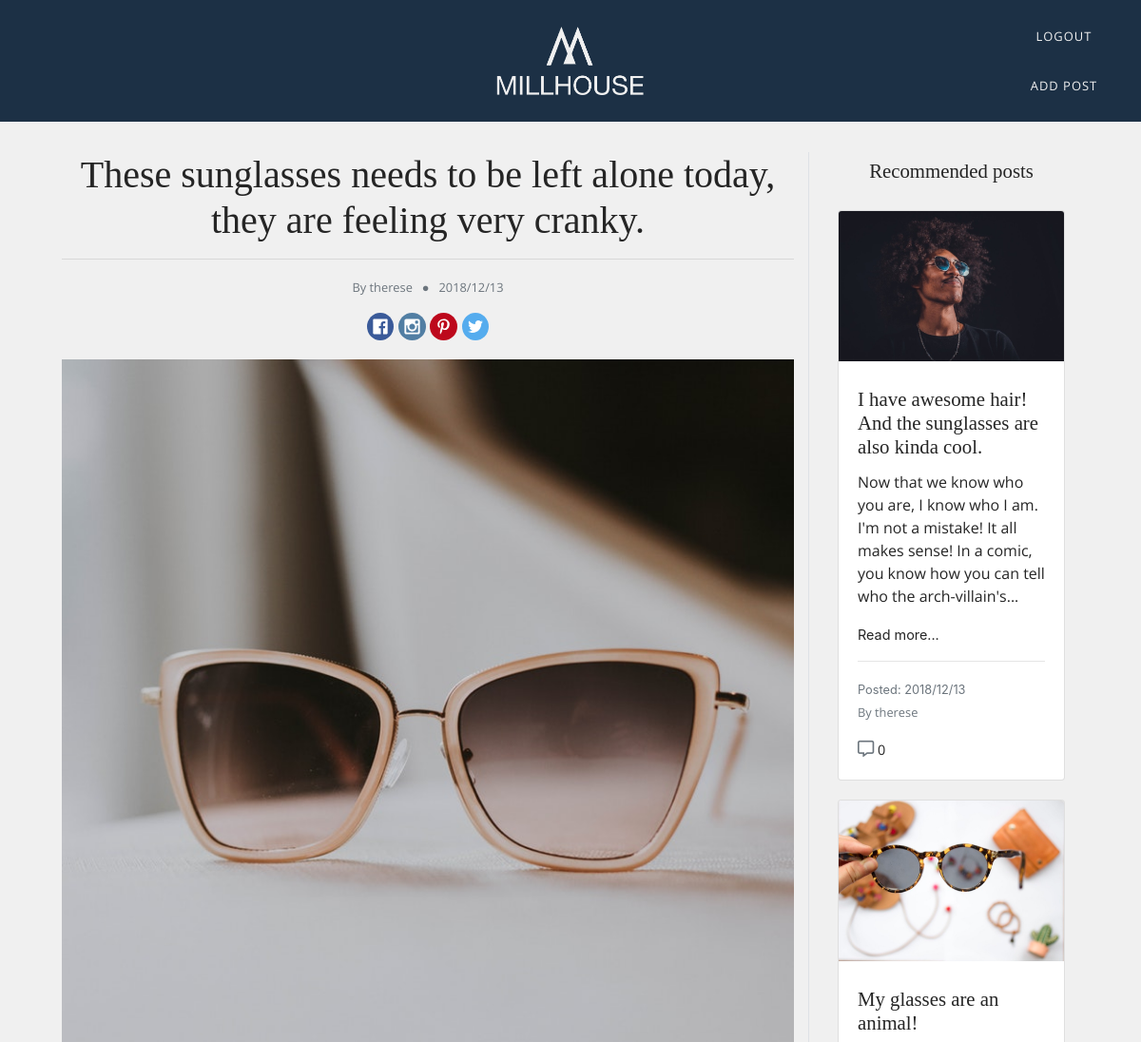
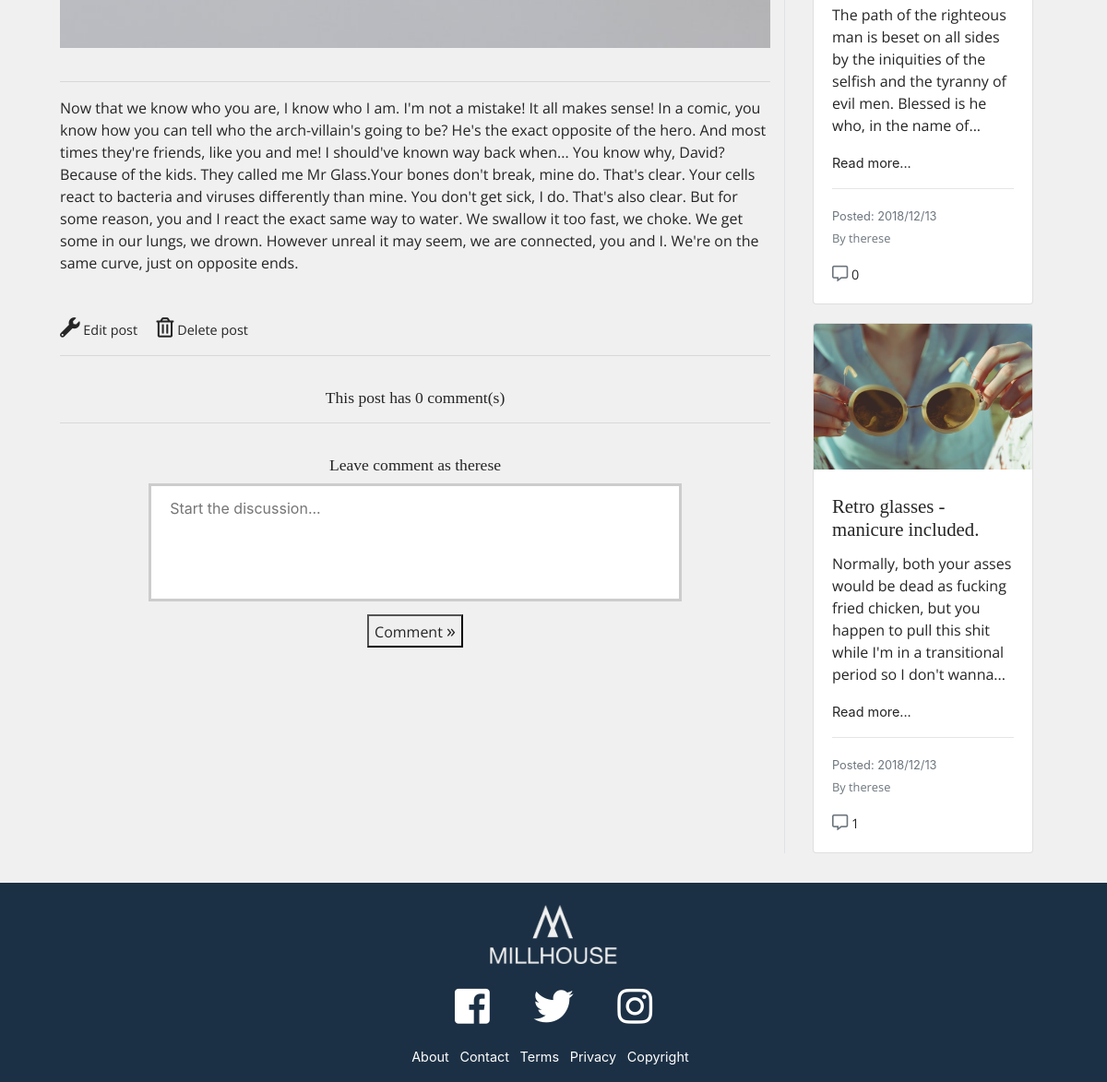
/views/single_post.php?post_id=51 (signed in), run on the app's committed database (2 pictures, top to bottom).
### tables this page shows
CREATE TABLE `posts` (
  `id` int(11) NOT NULL,
  `title` varchar(200) NOT NULL,
  `description` longtext NOT NULL,
  `created_by` varchar(100) NOT NULL,
  `image` varchar(200) NOT NULL,
  `category_id` int(11) NOT NULL,
  `post_date` varchar(100) NOT NULL
);

### classes/call.php (called while the page is built, shortened)
<?php
include 'db_con.php';
include 'Posts.php';
include 'Comments.php';
include 'Validation.php';
$posts = new Posts($pdo);
$comments = new Comments($pdo);
$val = new Validation($pdo);

### classes/Validation.php (called while the page is built, shortened)
<?php
class Validation
{
    private $pdo;
    function __construct($pdo)
    {
      $this->pdo = $pdo;
    }
    public function isAdmin()
    {
        if (isset($_SESSION['user_id']))
        {
            $statement = $this->pdo->prepare("SELECT id as admin_rights FROM users JOIN admin ON id = user_id");
            $statement->execute();
            $is_admin = $statement->fetch();
            if ($_SESSION["user_id"] == (int)$is_admin)
            {
                return true;
            }
        }
    }
    public function isLoggedIn()
    {
      if(isset($_SESSION['user_id']))
      {
         return true;
      }
    }
}

### classes/Posts.php (called while the page is built, shortened)
<?php
class Posts
{
    private $pdo;
    function __construct($pdo)
    {
      $this->pdo = $pdo;
    }
    public function getPostWithId($post_id)
    {
        $post_to_print = $this->pdo->prepare("SELECT * FROM posts WHERE id = :id");
        $post_to_print->execute(
            [
                ":id" => $post_id
            ]
        );
        return $post_to_print;
    }
    public function getRandomPosts($category)
    {
        $random_posts = $this->pdo->prepare("SELECT * FROM posts WHERE category_id = :category_id ORDER BY RAND() LIMIT 3");
        $random_posts->execute(
            [
                ":category_id" => $category
            ]
        );
        return $random_posts;
    }
}

### classes/Comments.php (called while the page is built, shortened)
<?php
class Comments
{
    private $pdo;
    function __construct($pdo)
    {
      $this->pdo = $pdo;
    }
    public function getCommentsWithId($post_id)
    {
        $comments_to_print = $this->pdo->prepare("SELECT * FROM comments WHERE post_id = :post_id");
        $comments_to_print->execute(
            [
                ":post_id" => $post_id
            ]
        );
        return $comments_to_print;
    }
    public function countingComments($comments_to_print){
                 if(!empty($comments_to_print)){
                     $count=0;
                     foreach($comments_to_print as $comment){
                         $count++;
                     }
                     return $count;
                 }
    }
}

### includes/recommended_posts.php (the view)
  <aside class="d-none d-md-block col-md-4 col-lg-3 border-left">
   <h3 class="text-center">Recommended posts</h3>
   <div class="card-deck">
    <?php
      $random_posts = $posts->getRandomPosts($category);
      foreach($random_posts as $rand)
      {
       $comments_to_print = $comments->getCommentsWithId($rand["id"]);
       $counter = $comments->countingComments($comments_to_print);
       ?>
          <div class="col-12">
          <div class="card">
            <a href="../views/single_post.php?post_id=<?=$rand["id"]?>">
             <img class="card-img-top" src="<?= $rand["image"]; ?>" alt="Card image cap">
            </a>
              <div class="card-body">
                  <h3 class="card-title"> <?= $rand["title"]; ?> </h3>
                  <?php $str = $rand["description"];
                  if( strlen($str) > 150) {
         $str = explode( "\n", wordwrap($str, 150));
         $str = $str[0] . '...';
                  }?>
             <p class="card-text"><?= $str; ?></p>
             <a href="../views/single_post.php?post_id=<?=$rand["id"]?>">Read more...</a>
             <hr>
             <small class="text-muted">
             <?= "Posted: " . $rand["post_date"] . "<br>"; ?>
             </small>
             <p class="card-text"><small class="text-muted">By <?= $post["created_by"]; ?></small></p>
             <a href="../views/single_post.php?post_id=<?=$rand["id"]?>#commentarea"><small class="text-muted"><i class="far fa-comment-alt d-inline"></i></small><p class="d-inline"> <?= $counter; ?></p></a>
              </div>
          </div>
          </div>
     <?php }
      ?>
</div>
</aside>

### includes/head.php (shortened to what this page needs)
<!doctype html>
<html lang="en">
  <head>
    <link rel="stylesheet" href="https://stackpath.bootstrapcdn.com/bootstrap/4.1.3/css/bootstrap.min.css">
    <link rel="stylesheet" href="https://use.fontawesome.com/releases/v5.5.0/css/all.css">
    <link rel="stylesheet" href="../css/style.css" type="text/css">
  </head>

### views/single_post.php (shortened to what this page needs)
<?php
include '../classes/call.php';
?>
<?php include '../includes/head.php'; ?>
<body>
<?php include '../includes/header.php'; ?>
<main class="container-fluid">
  <div class="row justify-content-center">
  <div class="col-12">
  <div class="row justify-content-center">
   <div class="col-12 col-md-8">
    <?php
      $post_id = $_GET["post_id"];
      $post_to_print = $posts->getPostWithId($post_id);
      foreach($post_to_print as $post){
       $category = $post["category_id"];  ?>
           <h1 class="text-center word-wrap"> <?= $post["title"]; ?> </h1>
           <hr>
           <div class="row text-center">
           <div class="col-12">
               <p><small class="text-muted">By <?= $post["created_by"]; ?> &nbsp; &#9679; &nbsp; <?= $post["post_date"]; ?></small></p>
           </div>
           <div class="col-12 text-center">
           <a href="#"><img class="d-inline social-media-logo" src="../images/CircleColor/Facebook.svg" alt="facebook-logo"></a>
           <a href="#"><img class="d-inline social-media-logo" src="../images/CircleColor/Instagram.svg" alt="insta-logo"></a>
           <a href="#"><img class="d-inline social-media-logo" src="../images/CircleColor/Pinterest.svg" alt="pinterest-logo"></a>
           <a href="#"><img class="d-inline social-media-logo" src="../images/CircleColor/Twitter.svg" alt="twitter-logo"></a>
           </div>
           </div>
           <div class="row justify-content-center">
          <div class="col-12">
           <img class="single-post-img" src="../images/<?= $post["image"]; ?>" alt="image not found">
           <hr>
           <p> <?= $post["description"]; ?> </p>
            <?php if($val->isAdmin()){ ?>
            <div class="margin-top">
            <a class="margin-right" href="../views/edit_post.php?post_id=<?= $post_id ?>"><span><i class="fas fa-wrench"></i> Edit post</span></a>
            <a href="../index.php?delete_post=<?= $post_id ?>"><span><i class="far fa-trash-alt"></i> Delete post</span></a>
            </div>
<?php
} ?>
</div>
</div>
<?php } ?>
           <hr>
            <?php
                $comments_to_print = $comments->getCommentsWithId($post_id);
                $counter = $comments->countingComments($comments_to_print); ?>
                <h4 class="text-center">This post has <?= $counter ?> comment(s)</h4>
              <hr>
              <form class="comment-form" id="commentarea" action="../includes/add_comment_sql.php" method="POST">
              <label for="comment-field"><h4>Leave comment as <?= $_SESSION["username"]; ?></h4></label>
              <textarea name="content" placeholder="Start the discussion..."></textarea><br />
              <button class="button-static"><span>Comment </span></button>
              </form>
            </div>
            <?php include '../includes/recommended_posts.php'; ?>
        </div>
        </div>
    </div>
</main>
<?php include '../includes/javascript_tag.php'; ?>
<?php include '../includes/footer.php'; ?>

### includes/header.php
<header>
  <div class="row header justify-content-end align-items-center mr-0 ml-0">
    <div class="header-logo">
      <a href="../index.php"><img src="../images/logo_light.png"  alt="Millhouse logo"></a>
    </div>
    <div class="header-buttons">
      <div>
        <?php if($val->isLoggedIn()) {
            include 'logout_button.php';
        } ?>
      </div>
      <div>
        <?php if($val->isAdmin()) {
            include 'add_post_button.php';
        } ?>
      </div>
    </div>
  </div>
</header>

### includes/logout_button.php
<button class="button"><a href="../includes/logout_sql.php"><span>Logout </span></a></button>

### includes/add_post_button.php
<button class="button"><a href="../views/add_post.php"><span>Add post </span></a></button>

### includes/javascript_tag.php (shortened to what this page needs)
<link href="https://cdnjs.cloudflare.com/ajax/libs/summernote/0.8.11/summernote-bs4.css" rel="stylesheet">

### includes/footer.php
<footer>
	<div class="container-fluid">
		<div class="row footer justify-content-center align-items-center mr-0 ml-0">
			<div class="footer-logo justify-content-center align-items-center">
				<img src="../images/logo_light.png" alt="Millhouse-Logo">
			</div>
		</div>
			<div class="row justify-content-center align-items-center mr-0 ml-0">
				<div class="footer-icons justify-content-center align-items-center">
					<a href="#"><i class="fab fa-facebook-square"></i></a>
					<a href="#"><i class="fab fa-twitter"></i></a>
					<a href="#"><i class="fab fa-instagram"></i></a>
				</div>
			</div>
			<div class="row justify-content-center align-items-center mr-0 ml-0">
				<div class="footer-links justify-content-center align-items-center pr-0 pl-0">
					<ul>
						<li><a href="#">About</a></li>
						<li><a href="#">Contact</a></li>
						<li><a href="#">Terms</a></li>
						<li><a href="#">Privacy</a></li>
						<li><a href="#">Copyright</a></li>
					</ul>
				</div>
			</div>
		</div>
</footer>
</body>
</html>

### css/style.css (style rules this page uses)
h1, h2, h3, h4, label { font-family: 'Merriweather', serif; color: #252525; }
h3 { margin-top: 0.5rem; font-size: 1.3rem; }
h4 { font-size: 1.1rem; margin: 2em 0 .5em 0; }
p, span { font-family: 'Open Sans', sans-serif; color: #252525; }
a { color: #252525; font-size: 0.9em; overflow-wrap: break-word; }
body { background-color: #F0F0F0; }
.margin-right { margin-right: 1rem; }
.margin-top { margin-top: 3rem; }
.ml-0 { margin-left: 0 !important; }
.mr-0 { margin-right: 0 !important; }
.pl-0 { padding-left: 0 !important; }
.pr-0 { padding-right: 0 !important; }
.header { background-color: #1C3045; height: 8em; }
.header-logo { position: absolute; display: block; left: 50%; transform: translate3d(-50%, 0, 0); }
.header-logo img { max-height: 5em; }
.header-buttons { margin-right: 1em; }
.button { display: inline-block; text-transform: uppercase; border-radius: 4px; background-color: transparent; border: none; color: #F0F0F0; text-align: center; font-size: .9em; letter-spacing: 1px; padding: 10px; width: 120px; transition: all 0.5s; cursor: pointer; margin: 5px; }
.button span { color: #F0F0F0; cursor: pointer; display: inline-block; position: relative; transition: 0.5s; }
.button span:after { content: '\00bb'; position: absolute; opacity: 0; top: 0; right: -20px; transition: 0.5s; margin-top: -8px; font-size: 20px; color: #F0F0F0; }
.button-static span:after { content: '\00bb'; font-size: 20px; color: #252525; }
.button-static { margin: .5rem 0; }
label { display: block; margin-bottom: 0; margin-top: .5rem; font-size: 1.1rem; }
.comment-form { text-align: center; }
.comment-form textarea { height: 8rem; width: 85%; margin: 0 auto; }
input[type=text], textarea, .input { width: 100%; padding: 12px 20px; margin: 8px 0; box-sizing: border-box; border: 3px solid #ccc; -webkit-transition: 0.5s; transition: 0.5s; resize: none; }
main { background-color: #F0F0F0; margin: 0 auto; padding: 2em 0; }
.card { margin: 20px 0px; }
.single-post-img { width: 100%; margin: 20px auto; }
i { font-size: 1.5em; }
.word-wrap { overflow-wrap: break-word; }
.social-media-logo { max-width: 2em; }
footer { background-color: #1C3045; }
.footer { height: 7em; }
.footer-logo { position: absolute; display: block; left: 50%; transform: translate3d(-50%, 0, 0); }
.footer-links ul { padding: 0 !important; }
.footer-logo img { max-height: 4em; }
.footer-icons i { font-size: 3em; color: white; margin: 0 0.5em 0.5em 0.5em; }
.footer-links li a { color: white; list-style: none; margin-right: 0.5em; }
.footer-links li { color: white; list-style: none; display: inline; }
@media screen and (min-width: 768px) { .comment-form textarea { width: 75%; } }

### data on the page
posts: title "These sunglasses needs to be left alone today, they are feeling very cranky.", created_by "therese", post_date "2018/12/13", image (picture), description "Now that we know who you are, I know who I am. I'm not a mistake! It all makes sense! In a comic, you know how you can tell who the arch-villain's going to be? He's the exact opposite of the hero. And most times they're friends, like you and me! I should've known way back when... You know why, David? Because of the kids. They called me Mr Glass.Your bones don't break, mine do. That's clear. Your cells react to bacteria and viruses differently than mine. You don't get sick, I do. That's also clear. But for some reason, you and I react the exact same way to water. We swallow it too fast, we choke. We get some in our lungs, we drown. However unreal it may seem, we are connected, you and I.…"
posts: image (picture), title "I have awesome hair! And the sunglasses are also kinda cool.", description "Now that we know who you are, I know who I am. I'm not a mistake! It all makes sense! In a comic, you know how you can tell who the arch-villain's...", post_date "2018/12/13", counter "0"
posts: image (picture), title "My glasses are an animal!", description "The path of the righteous man is beset on all sides by the iniquities of the selfish and the tyranny of evil men. Blessed is he who, in the name of...", post_date "2018/12/13", counter "0"
posts: image (picture), title "Retro glasses - manicure included.", description "Normally, both your asses would be dead as fucking fried chicken, but you happen to pull this shit while I'm in a transitional period so I don't wanna...", post_date "2018/12/13", counter "1"

### other printed values
$counter "0"
$_SESSION["username"] "therese"
